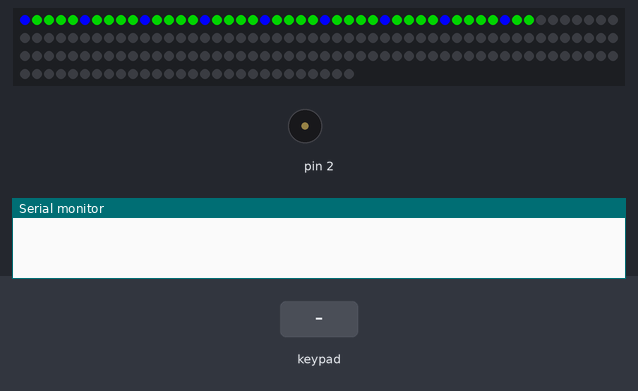
Bench run of a sketch on a simulated Arduino Uno, built with avr-gcc and run on an emulated ATmega328P. Shown: 178 RGB LEDs in strip order, left to right, continuing on the next row, buzzer (waves = sounding), the last lines printed to the serial monitor. The test bench sets the inputs (shaded band). Dim RGB values are drawn brighter than linear.

Above: at 1.2 s.
1.3 s: keypad keys 1 1 1 0 9 8 pressed 0.4 s apart
At 4.7 s:
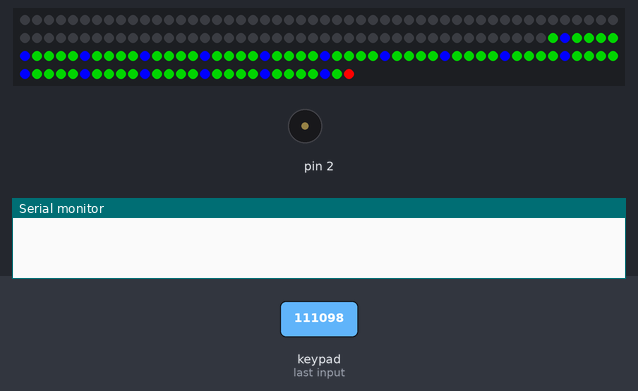
6.7 s: key 'A' pressed
At 7.1 s:
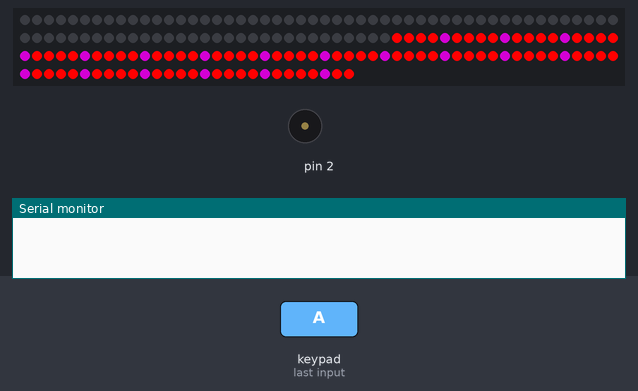
9.7 s: keypad keys 1 3 9 7 2 2 pressed 0.4 s apart
At 9.9 s:
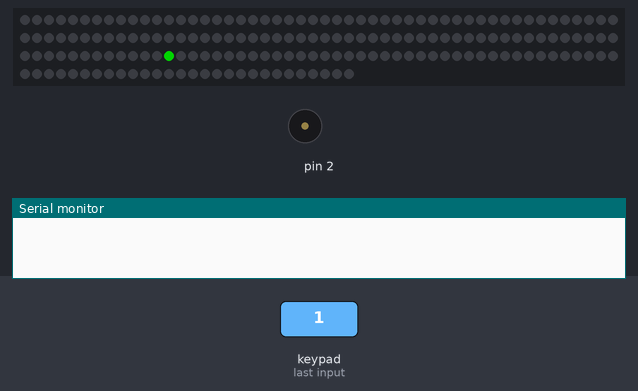
15.1 s: keypad keys 1 1 1 0 9 8 # pressed 0.4 s apart
At 17.28 s:
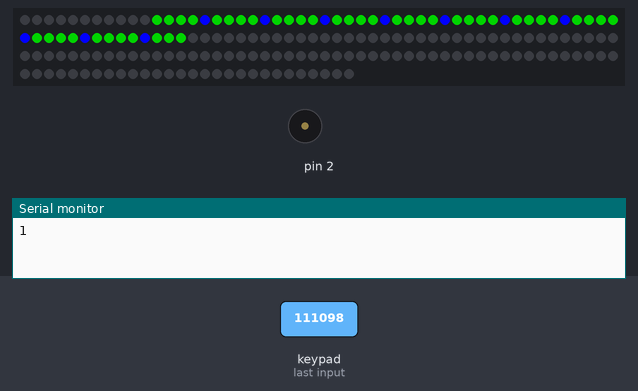
19.4 s: key '5' pressed
At 21.2 s:
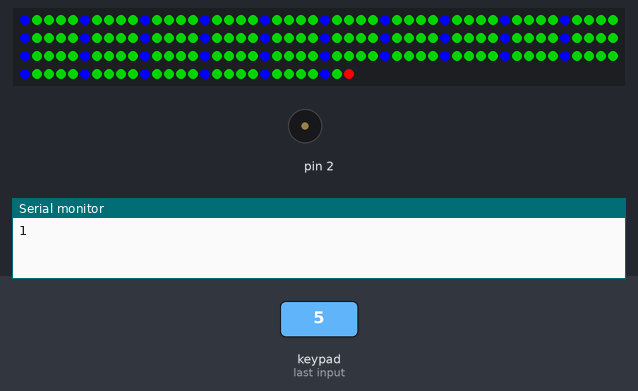
22.4 s: key '1' pressed
At 25.15 s:
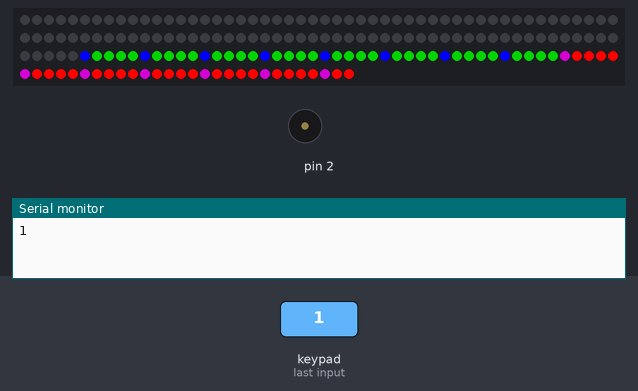
Timing chart, 0 to 26.6 s (numbered marks = the images above; inputs shaded):
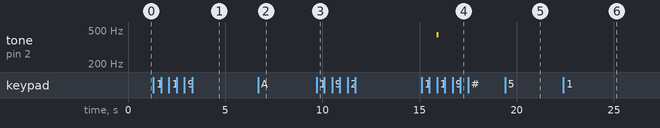

The sketch:

LEDS_1_2.ino
```cpp
#include <Keypad.h>
#include <FastLED.h>
#define NUM_LEDS 178

#define DATA_PIN 12


// Define the array of leds
CRGB leds[NUM_LEDS];

const byte rowsCount = 4;
const byte columsCount = 4;

char keys[rowsCount][columsCount] = {
   { '1','2','3', 'A' },
   { '4','5','6', 'B' },
   { '7','8','9', 'C' },
   { '#','0','*', 'D' }
};

const byte rowPins[rowsCount] = { 11, 10, 9, 8 };
const byte columnPins[columsCount] = { 7, 6, 5, 4 };

int espera = 15;
int cambio = 5;

Keypad keypad = Keypad(makeKeymap(keys), rowPins, columnPins, rowsCount, columsCount);

void setup() {
   Serial.begin(9600);
   FastLED.addLeds<NEOPIXEL, DATA_PIN>(leds, NUM_LEDS);  // GRB ordering is assumed

}

void loop() {
    for (int i = 0; i < 178; i ++)
   {
    if (i % cambio == 0){
       leds[i] = CRGB::Blue;
    }
    else
    {
      leds[i] = CRGB::Green;
    }
    char key = keypad.getKey();

    if (key ==  '1'){
      FastLED.clear();
      FastLED.show();

     }
         else if (key ==  '2') {
      espera = espera * 0.8;
    }
    else if (key ==  '3') {
      espera = espera * 1.3;
    }
    else if (key ==  '4') {
      cambio++;
    }
    else if (key ==  '5') {
      cambio--;
    }
  FastLED.show();
    delay(espera);
   }

  delay(500);
  // Now turn the LED off, then pause
  for (int i = 177; i >= 0; i = i -1)
   {
      if (i % cambio == 0){
  leds[i] = CRGB::Purple;
    }
    else
    {
      leds[i] = CRGB::Red;
    }
    char key = keypad.getKey();
    if (key ==  '1'){
      FastLED.clear();
      FastLED.show();
    }
    else if (key ==  '2') {
      espera = espera * 0.8;
    }
    else if (key ==  '3') {
      espera = espera * 1.3;
    }
    else if (key ==  '4') {
      cambio = cambio +1;
    }
    else if (key) {
      break;
    }

  delay (espera);

    FastLED.show();
   }
  delay(500);
   char key = keypad.getKey();
   if (key) {
      Serial.println(key);
      tone(2,440, 100);
   }
}
```

Measured:
- after the input at 9.7 s, the LEDs: change after 0.05 s (image 3)
- after the input at 15.1 s, tone on pin 2: silent → 440 Hz after 0.79 s, → silent 0.10 s later
- after the input at 22.4 s, the LEDs: first change at once (image 6 shows a later state)
